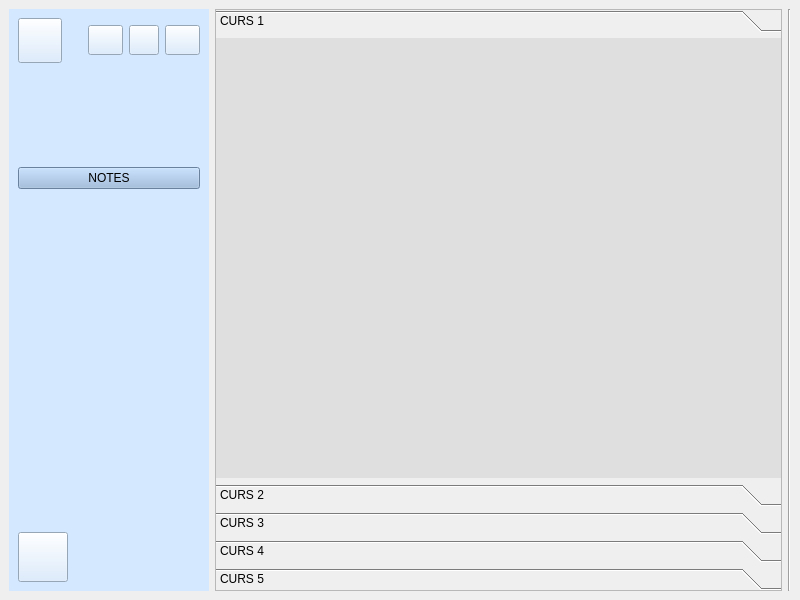
<?xml version="1.0" encoding="UTF-8"?>
<ui version="4.0">
 <class>inici_alumne</class>
 <widget class="QMainWindow" name="inici_alumne">
  <property name="geometry">
   <rect>
    <x>0</x>
    <y>0</y>
    <width>800</width>
    <height>600</height>
   </rect>
  </property>
  <property name="windowTitle">
   <string>MainWindow</string>
  </property>
  <widget class="QWidget" name="centralwidget">
   <layout class="QHBoxLayout" name="horizontalLayout">
    <item>
     <widget class="QWidget" name="barra_lateral" native="true">
      <property name="sizePolicy">
       <sizepolicy hsizetype="Minimum" vsizetype="Minimum">
        <horstretch>0</horstretch>
        <verstretch>0</verstretch>
       </sizepolicy>
      </property>
      <property name="maximumSize">
       <size>
        <width>200</width>
        <height>16777215</height>
       </size>
      </property>
      <property name="styleSheet">
       <string notr="true">background-color: rgb(212, 232, 255);</string>
      </property>
      <layout class="QVBoxLayout" name="verticalLayout_2">
       <property name="sizeConstraint">
        <enum>QLayout::SetNoConstraint</enum>
       </property>
       <item>
        <layout class="QHBoxLayout" name="horizontalLayout_3">
         <item>
          <widget class="QPushButton" name="button_perfil">
           <property name="enabled">
            <bool>true</bool>
           </property>
           <property name="sizePolicy">
            <sizepolicy hsizetype="Expanding" vsizetype="Expanding">
             <horstretch>0</horstretch>
             <verstretch>0</verstretch>
            </sizepolicy>
           </property>
           <property name="maximumSize">
            <size>
             <width>45</width>
             <height>45</height>
            </size>
           </property>
           <property name="styleSheet">
            <string notr="true">border-image: url(:/prefijoNuevo/png/persona.png);</string>
           </property>
           <property name="text">
            <string/>
           </property>
          </widget>
         </item>
         <item>
          <spacer name="horizontalSpacer_3">
           <property name="orientation">
            <enum>Qt::Horizontal</enum>
           </property>
           <property name="sizeType">
            <enum>QSizePolicy::Fixed</enum>
           </property>
           <property name="sizeHint" stdset="0">
            <size>
             <width>20</width>
             <height>20</height>
            </size>
           </property>
          </spacer>
         </item>
         <item>
          <widget class="QPushButton" name="idioma_esp">
           <property name="sizePolicy">
            <sizepolicy hsizetype="Fixed" vsizetype="Fixed">
             <horstretch>0</horstretch>
             <verstretch>0</verstretch>
            </sizepolicy>
           </property>
           <property name="maximumSize">
            <size>
             <width>35</width>
             <height>30</height>
            </size>
           </property>
           <property name="styleSheet">
            <string notr="true">border-image: url(:/prefijoNuevo/png/esp.png);</string>
           </property>
           <property name="text">
            <string/>
           </property>
          </widget>
         </item>
         <item>
          <widget class="QPushButton" name="idioma_val">
           <property name="sizePolicy">
            <sizepolicy hsizetype="Fixed" vsizetype="Fixed">
             <horstretch>0</horstretch>
             <verstretch>0</verstretch>
            </sizepolicy>
           </property>
           <property name="maximumSize">
            <size>
             <width>30</width>
             <height>30</height>
            </size>
           </property>
           <property name="styleSheet">
            <string notr="true">border-image: url(:/prefijoNuevo/png/val.png);</string>
           </property>
           <property name="text">
            <string/>
           </property>
          </widget>
         </item>
         <item>
          <widget class="QPushButton" name="idioma_eng">
           <property name="sizePolicy">
            <sizepolicy hsizetype="Fixed" vsizetype="Fixed">
             <horstretch>0</horstretch>
             <verstretch>0</verstretch>
            </sizepolicy>
           </property>
           <property name="maximumSize">
            <size>
             <width>35</width>
             <height>30</height>
            </size>
           </property>
           <property name="styleSheet">
            <string notr="true">border-image: url(:/prefijoNuevo/png/ingles.png);</string>
           </property>
           <property name="text">
            <string/>
           </property>
          </widget>
         </item>
        </layout>
       </item>
       <item>
        <spacer name="verticalSpacer_3">
         <property name="orientation">
          <enum>Qt::Vertical</enum>
         </property>
         <property name="sizeType">
          <enum>QSizePolicy::Expanding</enum>
         </property>
         <property name="sizeHint" stdset="0">
          <size>
           <width>20</width>
           <height>40</height>
          </size>
         </property>
        </spacer>
       </item>
       <item>
        <widget class="QPushButton" name="button_notes">
         <property name="styleSheet">
          <string notr="true">background-color: rgb(150, 182, 221);</string>
         </property>
         <property name="text">
          <string>NOTES</string>
         </property>
        </widget>
       </item>
       <item>
        <spacer name="verticalSpacer">
         <property name="orientation">
          <enum>Qt::Vertical</enum>
         </property>
         <property name="sizeHint" stdset="0">
          <size>
           <width>20</width>
           <height>40</height>
          </size>
         </property>
        </spacer>
       </item>
       <item>
        <spacer name="verticalSpacer_4">
         <property name="orientation">
          <enum>Qt::Vertical</enum>
         </property>
         <property name="sizeType">
          <enum>QSizePolicy::Expanding</enum>
         </property>
         <property name="sizeHint" stdset="0">
          <size>
           <width>20</width>
           <height>240</height>
          </size>
         </property>
        </spacer>
       </item>
       <item>
        <widget class="QPushButton" name="sortir">
         <property name="sizePolicy">
          <sizepolicy hsizetype="Expanding" vsizetype="Expanding">
           <horstretch>0</horstretch>
           <verstretch>0</verstretch>
          </sizepolicy>
         </property>
         <property name="maximumSize">
          <size>
           <width>50</width>
           <height>50</height>
          </size>
         </property>
         <property name="toolTip">
          <string/>
         </property>
         <property name="styleSheet">
          <string notr="true">border-image: url(:/prefijoNuevo/png/apagar.png);</string>
         </property>
         <property name="text">
          <string/>
         </property>
        </widget>
       </item>
      </layout>
     </widget>
    </item>
    <item>
     <layout class="QVBoxLayout" name="llista_cursos">
      <item>
       <widget class="QToolBox" name="toolBox_2">
        <property name="toolTip">
         <string>&lt;html&gt;&lt;head/&gt;&lt;body&gt;&lt;p&gt;hhhh&lt;/p&gt;&lt;p&gt;&lt;br/&gt;&lt;/p&gt;&lt;/body&gt;&lt;/html&gt;</string>
        </property>
        <property name="styleSheet">
         <string notr="true">border-top-color: rgb(0, 0, 255);</string>
        </property>
        <property name="frameShape">
         <enum>QFrame::StyledPanel</enum>
        </property>
        <property name="frameShadow">
         <enum>QFrame::Plain</enum>
        </property>
        <property name="currentIndex">
         <number>0</number>
        </property>
        <widget class="QWidget" name="page_13">
         <property name="geometry">
          <rect>
           <x>0</x>
           <y>0</y>
           <width>563</width>
           <height>398</height>
          </rect>
         </property>
         <property name="styleSheet">
          <string notr="true">background-color: rgb(223, 223, 223);</string>
         </property>
         <attribute name="label">
          <string>CURS 1</string>
         </attribute>
         <widget class="QWidget" name="verticalLayoutWidget_6">
          <property name="geometry">
           <rect>
            <x>0</x>
            <y>-10</y>
            <width>561</width>
            <height>391</height>
           </rect>
          </property>
          <layout class="QVBoxLayout" name="verticalLayout_10"/>
         </widget>
        </widget>
        <widget class="QWidget" name="page_3">
         <property name="geometry">
          <rect>
           <x>0</x>
           <y>0</y>
           <width>100</width>
           <height>30</height>
          </rect>
         </property>
         <property name="styleSheet">
          <string notr="true">background-color: rgb(223, 223, 223);</string>
         </property>
         <attribute name="label">
          <string>CURS 2</string>
         </attribute>
         <widget class="QWidget" name="verticalLayoutWidget_7">
          <property name="geometry">
           <rect>
            <x>0</x>
            <y>-10</y>
            <width>561</width>
            <height>391</height>
           </rect>
          </property>
          <layout class="QVBoxLayout" name="verticalLayout_11"/>
         </widget>
        </widget>
        <widget class="QWidget" name="page_14">
         <property name="geometry">
          <rect>
           <x>0</x>
           <y>0</y>
           <width>100</width>
           <height>30</height>
          </rect>
         </property>
         <property name="styleSheet">
          <string notr="true">background-color: rgb(223, 223, 223);</string>
         </property>
         <attribute name="label">
          <string>CURS 3</string>
         </attribute>
         <widget class="QWidget" name="verticalLayoutWidget_8">
          <property name="geometry">
           <rect>
            <x>0</x>
            <y>-10</y>
            <width>561</width>
            <height>391</height>
           </rect>
          </property>
          <layout class="QVBoxLayout" name="verticalLayout_12"/>
         </widget>
        </widget>
        <widget class="QWidget" name="page_15">
         <property name="geometry">
          <rect>
           <x>0</x>
           <y>0</y>
           <width>100</width>
           <height>30</height>
          </rect>
         </property>
         <property name="styleSheet">
          <string notr="true">background-color: rgb(223, 223, 223);</string>
         </property>
         <attribute name="label">
          <string>CURS 4</string>
         </attribute>
         <widget class="QWidget" name="verticalLayoutWidget_9">
          <property name="geometry">
           <rect>
            <x>0</x>
            <y>-10</y>
            <width>561</width>
            <height>401</height>
           </rect>
          </property>
          <layout class="QVBoxLayout" name="verticalLayout_13"/>
         </widget>
        </widget>
        <widget class="QWidget" name="page_16">
         <property name="geometry">
          <rect>
           <x>0</x>
           <y>0</y>
           <width>563</width>
           <height>398</height>
          </rect>
         </property>
         <property name="styleSheet">
          <string notr="true">background-color: rgb(223, 223, 223);</string>
         </property>
         <attribute name="label">
          <string>CURS 5</string>
         </attribute>
         <widget class="QWidget" name="verticalLayoutWidget_10">
          <property name="geometry">
           <rect>
            <x>0</x>
            <y>-10</y>
            <width>571</width>
            <height>401</height>
           </rect>
          </property>
          <layout class="QVBoxLayout" name="verticalLayout_14"/>
         </widget>
        </widget>
       </widget>
      </item>
     </layout>
    </item>
    <item>
     <widget class="Line" name="line">
      <property name="orientation">
       <enum>Qt::Vertical</enum>
      </property>
     </widget>
    </item>
   </layout>
  </widget>
 </widget>
 <resources>
  <include location="../resources/recursos.qrc"/>
 </resources>
 <connections/>
</ui>
